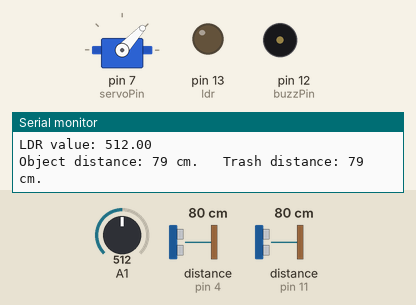
Recording of a sketch running on a simulated Arduino Uno, built with avr-gcc and run on an emulated ATmega328P. Parts: servo, output pins drawn as LEDs (lit = HIGH), buzzer (waves = sounding, pin HIGH), the last lines printed to the serial monitor. Wiring (inferred from the names in the program): 2 × ultrasonic range finder: trigger pin 3, echo pin 4 / trigger pin 10, echo pin 11. The test bench sets the inputs (shaded band); at power-on: A1 = 512, distance to the obstacle (sensors on pin 4, pin 11) 80 cm. The echo pulse lasts 58.3 µs per cm; pins used as bus, display or sensor lines are not drawn.

Above: at 1.2 s.
1.3 s: A1 set to 132
4.3 s: A1 set to 114
At 5.2 s:
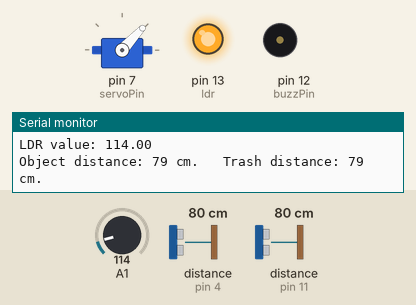
6.1 s: distance to the obstacle (sensor on pin 4) set to 6 cm
7.6 s: distance to the obstacle (sensor on pin 4) set to 3 cm
At 8.7 s:
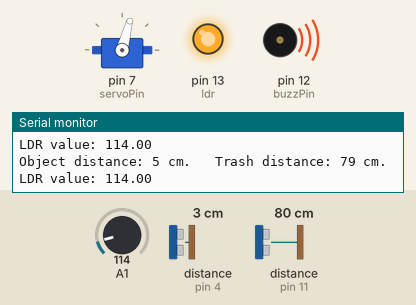
Timing chart, 0 to 10.6 s (numbered marks = the images above; inputs shaded):
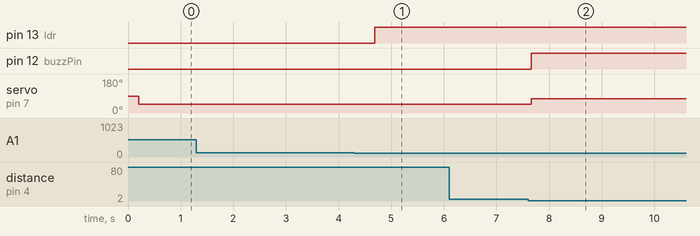

The sketch:

Final.ino
```cpp
#include <Servo.h>
int const trigPin = 10;
int const echoPin = 11;
int const buzzPin = 12;
int const trigPin1 = 3;
int const echoPin1 = 4;
int const servoPin = 7;
int const ldr = 13;
Servo Servo1;
void setup()
{
  Servo1.attach(servoPin);
  //Servo1.write(180);
  pinMode(trigPin, OUTPUT);
  pinMode(echoPin, INPUT);
  pinMode(trigPin1, OUTPUT);
  pinMode(echoPin1, INPUT);
  pinMode(buzzPin, OUTPUT);
  pinMode(ldr, OUTPUT);
  Serial.begin(9600);
}
void loop()
{
  float sensorValue = analogRead(A1);
  delay(200);
  // Reads the analog input ranging from 0 to 1023
  Serial.print("LDR value: ");
  Serial.print(sensorValue);
  Serial.print("  \n");
  if (sensorValue < 120)
  {
    digitalWrite(ldr, HIGH);
  }
  else {
    digitalWrite(ldr, LOW);
  }


  Servo1.write(47);
  int duration, distance, duration1, distance1;

  digitalWrite(trigPin1, HIGH);
  delay(1);
  digitalWrite(trigPin1, LOW);
  duration1 = pulseIn(echoPin1, HIGH);
  distance1 = (duration1 / 2) / 29.1;

  digitalWrite(trigPin, HIGH);
  delay(1);
  digitalWrite(trigPin, LOW);
  duration = pulseIn(echoPin, HIGH);
  // Distance is half the duration devided by 29.1 (from datasheet)
  distance = (duration / 2) / 29.1;


  if (distance1 < 4) {
    if (distance > 2) {
      Servo1.write(75);
      digitalWrite(buzzPin, HIGH);
      delay(10000);
    }
    else {
      digitalWrite(buzzPin, LOW);
    }
  }


  Serial.print("Object distance: ");
  Serial.print(distance1);
  Serial.print(" cm.");
  Serial.print("   ");
  Serial.print("Trash distance: ");
  Serial.print(distance);
  Serial.println(" cm.");

}


//#include <Servo.h>
//int const trigPin = 10;
//int const echoPin = 11;
//
//int const trigPin1 = 3;
//int const echoPin1 = 4;
//int servoPin = 7;
//Servo Servo1;
//void setup()
//{
//  Servo1.attach(servoPin);
//  //Servo1.write(180);
//  pinMode(trigPin, OUTPUT);
//  pinMode(echoPin, INPUT);
//  pinMode(trigPin1, OUTPUT);
//  pinMode(echoPin1, INPUT);
//  //pinMode(buzzPin, OUTPUT);
//  Serial.begin(9600);
//}
//void loop()
//{
//  Servo1.write(47);
//  int duration, distance, duration1, distance1;
//
//  digitalWrite(trigPin1, HIGH);
//  delay(1);
//  digitalWrite(trigPin1, LOW);
//  duration1 = pulseIn(echoPin1, HIGH);
//  distance1 = (duration1 / 2) / 29.1;
//
//  digitalWrite(trigPin, HIGH);
//  delay(1);
//  digitalWrite(trigPin, LOW);
//  duration = pulseIn(echoPin, HIGH);
//  // Distance is half the duration devided by 29.1 (from datasheet)
//  distance = (duration / 2) / 29.1;
//
//
//  if (distance1 < 4) {
//    if (distance > 2) {
//      Servo1.write(75);
//      delay(10000);
//    }
//  }
//  Serial.print("S: ");
//  Serial.print(distance);
//  Serial.println(" cm.");
//  Serial.print("   ");
//  Serial.print(distance1);
//  Serial.println(" cm.");
//
//}
```

Measured:
- the behaviour switches between 120 and 119 on A1 (found by bisection; images 0 and 1)
- the behaviour switches between 5 and 4 cm on distance to the obstacle (sensor on pin 4) (found by bisection; images 1 and 2)
- after the input at 4.3 s, pin 13 (ldr): LOW → HIGH after 0.39 s
- after the input at 7.6 s, pin 12 (buzzPin): LOW → HIGH after 0.06 s; servo on pin 7 (servoPin): 47° → 75° after 0.06 s
